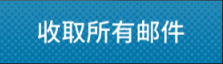
#> input picture maa/test_config/resource/template/Award/Mail/ReceiveMail.png, 223 x 64 px; its folder holds only this picture in this run
$ python ui_element_classify.py ../maa/test_config/resource/template/Award/Mail/ReceiveMail.png
#> lines starting #> are read from the running program, lines starting #| are printed output that depends on the picture
#> in classify, img is the input picture: shape (64, 223, 3); mean B, G, R 180, 137.3, 42.3
### tools/image_recognizer.py
#!/usr/bin/env python3
"""图片识别工具 — 用 MAA 模板图库「认出」任意图片是什么元素。

用法:
    python tools/image_recognizer.py <图片路径> [--top 5] [--min-score 0.5]
    python tools/image_recognizer.py <图片路径> --json

原理:
    ① 建库: 扫描 template/ 全部 png(2147 张), 存 尺寸/灰度缩略/主色/金色占比
    ② 识别: 尺寸先验过滤 → 多尺度 NCC(cv2.matchTemplate) → top-K 相似
    ③ 语义: 认出后告诉你 —— 模板路径(目录即分类) + 被哪些任务用(ROI/动作)

注意:
    - 输入应为「元素图」(ROI 裁剪/模板图), 不是全屏截图(模板库都是小元素)
    - 全屏截图先按 ROI 裁剪再识别 (参考 docs/MAA_UI_LAYOUT.md 的 ROI 表)
"""
from __future__ import annotations
import argparse
import json
import sys
import time
from pathlib import Path

PROJ = Path(__file__).resolve().parent.parent
sys.path.insert(0, str(PROJ))
sys.path.insert(0, str(PROJ / "tools"))

try:
    import cv2
    import numpy as np

    _HAS_CV = True
except Exception:
    cv2 = np = None
    _HAS_CV = False

try:
    from vision_translate import _task_refs
    from task_graph import load_tasks

    _HAS_TASKS = True
except Exception:
    _task_refs = load_tasks = None
    _HAS_TASKS = False

TEMPLATE_DIR = (PROJ / "services" / "maa" / "source" / "resource" / "template")
if not TEMPLATE_DIR.exists():
    TEMPLATE_DIR = (PROJ / "services" / "maa" / "instances" / "1" / "resource" / "template")

_index_cache: list[dict] | None = None
_tasks_cache: dict | None = None


def build_index(verbose: bool = True) -> list[dict]:
    """扫描模板库，每张存: 路径/尺寸/灰度缩略(64x64)/金色占比/主色。"""
    global _index_cache
    if _index_cache is not None:
        return _index_cache
    if not _HAS_CV:
        sys.exit("需要 cv2/numpy: pip install opencv-python-headless numpy")
    entries = []
    files = sorted(TEMPLATE_DIR.rglob("*.png"))
    t0 = time.time()
    for f in files:
        try:
            img = cv2.imread(str(f), cv2.IMREAD_GRAYSCALE)
            if img is None:
                continue
            h, w = img.shape
            small = cv2.resize(img, (64, 64))
            color = cv2.imread(str(f))
            b = color[:, :, 2].astype(int); r = color[:, :, 0].astype(int); g = color[:, :, 1].astype(int)
            gold = float(((b < 110) & (r > 150) & (g > 90)).mean())
            entries.append({
                "path": str(f.relative_to(TEMPLATE_DIR)).replace("\\", "/"),
                "name": f.name,
                "w": w, "h": h,
                "small": small,  # 64x64 灰度
                "gold": gold,
            })
        except Exception:
            continue
    _index_cache = entries
    if verbose:
        print(f"模板库索引: {len(entries)} 张 ({time.time() - t0:.1f}s)", file=sys.stderr)
    return entries


# [6 lines left out: function _ncc, not called in this run]


def recognize(img_path: str, top_k: int = 5, min_score: float = 0.5) -> list[dict]:
    """识别图片：返回 top-K [{name, path, score, gold, refs}]。"""
    if not _HAS_CV:
        sys.exit("需要 cv2/numpy")
    img = cv2.imread(img_path)
    if img is None:
        sys.exit(f"无法读取图片: {img_path}")
    gray = cv2.cvtColor(img, cv2.COLOR_BGR2GRAY)
    ih, iw = gray.shape
    small = cv2.resize(gray, (64, 64))

    index = build_index()
    # ① 尺寸先验: 目标与模板尺寸比 0.5~2.5
    cands = [e for e in index
             if 0.5 <= iw / e["w"] <= 2.5 and 0.5 <= ih / e["h"] <= 2.5]
    # ② 多尺度 NCC: 目标缩放到模板尺寸对比缩略图, 取分数最高尺度
    results = []
    for e in cands:
        best = -1.0
        for scale in (0.8, 0.9, 1.0, 1.1, 1.2):
            tw, th = int(e["w"] * scale), int(e["h"] * scale)
            if tw < 8 or th < 8:
                continue
            r = cv2.resize(gray, (tw, th))
            r = cv2.resize(r, (64, 64))
            s = _ncc(r, e["small"])
            if s > best:
                best = s
        if best >= min_score:
            results.append({"name": e["name"], "path": e["path"],
                            "score": round(best, 3), "gold": e["gold"]})
    results.sort(key=lambda r: -r["score"])
    # ③ 语义: 反向引用任务
    if _HAS_TASKS and _task_refs:
        global _tasks_cache
        if _tasks_cache is None:
            _tasks_cache = load_tasks(None)
        for r in results:
            r["refs"] = _task_refs(_tasks_cache, r["name"])
    return results[:top_k]


# [30 lines left out: functions describe, main, not called in this run]


# [2 lines that do not run on import are left out]

### tools/ui_element_classify.py
#!/usr/bin/env python3
"""UI 元素类型识别 — 判断一个区域里是「按钮/文字/图标/状态标记/空背景」。

回答「MAA 点的那个位置是什么东西」：
    ① 视觉特征规则（可解释，零训练）: 内容密度/边缘密度/金色占比/宽高比/主色数
    ② 模板库先验: image_recognizer 认出最像哪个模板 → 目录即类型标注

用法:
    python tools/ui_element_classify.py <图片路径> [--json]
    python tools/ui_element_classify.py --batch <目录>   # 批量评估 vs 目录先验
"""
from __future__ import annotations
import argparse
import json
import sys
from pathlib import Path

PROJ = Path(__file__).resolve().parent.parent
sys.path.insert(0, str(PROJ))
sys.path.insert(0, str(PROJ / "tools"))

try:
    import cv2
    import numpy as np

    _HAS_CV = True
except Exception:
    cv2 = np = None
    _HAS_CV = False

# 模板目录 → 元素类型先验
_DIR_TYPE = {
    "StartButton": "按钮",
    "UsePrts": "按钮/状态",
    "Award": "按钮",
    "Recruit": "按钮",
    "Battle": "按钮/状态",
    "StageNavigation": "导航元素",
    "items": "物品图标",
    "InfrastPic": "基建元素",
    "UiTheme": "主题图标",
    "Popup": "弹窗",
    "Roguelike": "肉鸽元素",
    "RA": "生息元素",
    "MiniGame": "小游戏元素",
    "Copilot": "作业元素",
    "empty": "空占位",
}


def _features(img: np.ndarray) -> dict:
    """提取可解释视觉特征（模板图带 alpha 通道时按 alpha 区分前景）。"""
    if img.ndim == 3 and img.shape[2] == 4:
        # 透明背景模板图: 前景 = alpha > 0
        alpha = img[:, :, 3] > 0
        bgr = img[:, :, :3]
        gray = cv2.cvtColor(bgr, cv2.COLOR_BGR2GRAY)
        h, w = gray.shape
        density = float(alpha.mean())
        edges = cv2.Canny(gray, 60, 160)
        fg = alpha[edges > 0]
        edge_density = float(fg.mean()) if alpha.any() else 0.0
        sel = alpha.reshape(-1)
        b = bgr[:, :, 2].reshape(-1)[sel].astype(int)
        r = bgr[:, :, 0].reshape(-1)[sel].astype(int)
        g = bgr[:, :, 1].reshape(-1)[sel].astype(int)
        gold = float(((b < 110) & (r > 150) & (g > 90)).mean()) if sel.any() else 0.0
        q = (bgr // 32 * 32).reshape(-1, 3)[sel]
        from collections import Counter
        total = max(1, len(q))
        n_colors = sum(1 for _, c in Counter(map(tuple, q)).items() if c / total > 0.02)
    else:
        gray = cv2.cvtColor(img, cv2.COLOR_BGR2GRAY)
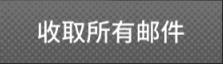
#> gray: shape (64, 223); min 38, max 255, mean 113.8
        h, w = gray.shape
#> h = 64; w = 223
        thr, _ = cv2.threshold(gray, 0, 255, cv2.THRESH_BINARY + cv2.THRESH_OTSU)
#> thr = 161
        density = float((gray > thr).mean())
#> density = 0.101
        edges = cv2.Canny(gray, 60, 160)
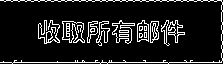
#> edges: shape (64, 223); 11.7% white in thin lines or dots
        edge_density = float((edges > 0).mean())
#> edge_density = 0.117
        b = img[:, :, 2].astype(int); r = img[:, :, 0].astype(int); g = img[:, :, 1].astype(int)
#> after `b = img[:, :, 2].astype(int)`:
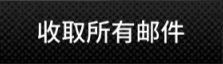
#> b: shape (64, 223) int64; min 0, max 255, mean 42.3
#> after `r = img[:, :, 0].astype(int)`:
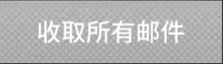
#> r: shape (64, 223) int64; min 42, max 255, mean 180
#> after `g = img[:, :, 1].astype(int)`:
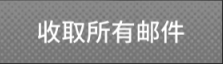
#> g: shape (64, 223) int64; min 39, max 255, mean 137.3
        gold = float(((b < 110) & (r > 150) & (g > 90)).mean())
#> gold = 0.863
        q = (img // 32 * 32).reshape(-1, 3)
        from collections import Counter
        total = len(q)
#> total = 14272
        n_colors = sum(1 for _, c in Counter(map(tuple, q)).items() if c / total > 0.02)
#> n_colors = 4
    return {
        "w": w, "h": h, "aspect": round(w / max(1, h), 2),
        "content_density": round(density, 3),
        "edge_density": round(edge_density, 3),
        "gold_ratio": round(gold, 3),
        "n_colors": n_colors,
    }


def classify_features(f: dict) -> tuple[str, list[str]]:
    """规则引擎: 特征 → 元素类型 + 证据链。"""
    ev = []
    if f["content_density"] < 0.05:
        ev.append(f"内容密度 {f['content_density']} < 0.05 → 近乎空白")
        return "空背景", ev
    if f["gold_ratio"] > 0.30:
        ev.append(f"金色占比 {f['gold_ratio']} > 0.30 → 高亮/激活态")
        return "高亮按钮/激活状态", ev
    if f["aspect"] > 4.0 and f["content_density"] < 0.30:
        ev.append(f"宽高比 {f['aspect']} > 4 且密度 {f['content_density']} 适中 → 长条文字/进度条")
        return "文字条/进度条", ev
    if f["content_density"] > 0.25 and f["edge_density"] > 0.15:
        ev.append(f"密度 {f['content_density']} > 0.25 且边缘 {f['edge_density']} > 0.15 → 有内容有边框")
        return "按钮/图标按钮", ev
    if f["edge_density"] > 0.15:
        ev.append(f"边缘密度 {f['edge_density']} > 0.15 但内容稀疏 → 线条图标/符号")
        return "线条图标/符号", ev
    if f["content_density"] > 0.12:
        ev.append(f"密度 {f['content_density']} 中等 → 图标/符号")
        return "图标/符号", ev
    ev.append(f"密度 {f['content_density']} 低 → 稀疏文字/标记")
    return "稀疏文字/标记", ev


def template_prior(img_path: Path) -> tuple[str, float] | None:
    """模板库先验: 认出最像的模板 → 目录类型。"""
    try:
        from image_recognizer import recognize
        rs = recognize(str(img_path), top_k=1, min_score=0.5)
        if rs:
            r = rs[0]
            for d, t in _DIR_TYPE.items():
                if d in r["path"]:
                    return f"{t}（模板 {r['path']}，相似 {r['score']}）", r["score"]
            return f"其他（模板 {r['path']}，相似 {r['score']}）", r["score"]
    except Exception:
        pass
    return None


def classify(img_path: str) -> dict:
    if not _HAS_CV:
        sys.exit("需要 cv2/numpy")
    img = cv2.imread(img_path, cv2.IMREAD_UNCHANGED)
    if img is None:
        sys.exit(f"无法读取: {img_path}")
    if img.ndim == 2:  # 灰度 PNG
        img = cv2.cvtColor(img, cv2.COLOR_GRAY2BGR)
    f = _features(img)
#> f = {'w': 223, 'h': 64, 'aspect': 3.48, 'content_density': 0.101, 'edge_density': 0.117, 'gold_ratio': 0.863, 'n_colors': 4}
    rule_verdict, evidence = classify_features(f)
#> rule_verdict = '高亮按钮/激活状态'; evidence = ['金色占比 0.863 > 0.30 → 高亮/激活态']
    prior = template_prior(Path(img_path))
#> in recognize, `small = cv2.resize(gray, (64, 64))`:
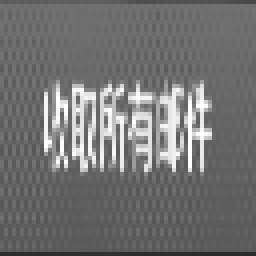
#> small: shape (64, 64) (shown 4 times larger); min 42, max 255, mean 114.7
#> in build_index, `gold = float(((b < 110) & (r > 150) & (g > 90)).mean())`: gold = 0.863
#> after the loop in recognize, `for e in cands:`: results = []
    # 融合: 模板库命中(≥0.7) → 用人工标注的先验; 否则用规则
    final = rule_verdict
    if prior and prior[1] >= 0.7:
        t = prior[0].split("（")[0]
        final = f"{t}（模板先验）"
        evidence = evidence + [f"模板库命中 {prior[1]} → 人工标注类型覆盖规则"]
    return {"path": img_path, "verdict": final, "features": f,
            "evidence": evidence, "prior": prior, "rule_verdict": rule_verdict}


def main() -> None:
    ap = argparse.ArgumentParser(description="UI 元素类型识别")
    ap.add_argument("image", nargs="?", help="图片路径")
    ap.add_argument("--batch", help="批量评估目录（报告 vs 目录先验一致率）")
    ap.add_argument("--json", action="store_true")
    args = ap.parse_args()

    if args.batch:
        from collections import Counter
        files = sorted(Path(args.batch).rglob("*.png"))
        total, ok = 0, 0
        by_dir: Counter = Counter()
        for f in files:
            verdict = classify(str(f))["verdict"]
            d = "unknown"
            for k in _DIR_TYPE:
                if k in str(f):
                    d = k
                    break
            by_dir[d] += 1
            # 粗略一致率: 按钮类目录判出"按钮/高亮"
            is_btn_dir = d in ("StartButton", "UsePrts", "Award", "Recruit")
            is_btn_verdict = "按钮" in verdict or "高亮" in verdict
            total += 1
            if is_btn_dir and is_btn_verdict or not is_btn_dir and not is_btn_verdict:
                ok += 1
        print(f"批量评估 {total} 张: 规则 vs 目录先验一致率 {ok}/{total} = {ok / max(1, total):.0%}")
        print("目录分布:", dict(by_dir))
        return

    r = classify(args.image)
    if args.json:
        print(json.dumps(r, ensure_ascii=False, indent=2))
        return
    print(f"判定: **{r['verdict']}**")
    print("\n特征:", ", ".join(f"{k}={v}" for k, v in r["features"].items()))
    print("\n证据链:")
    for e in r["evidence"]:
        print(f"  - {e}")
    if r["prior"]:
        print(f"\n模板库先验: {r['prior'][0]}")


if __name__ == "__main__":
    main()
#> (the call stopped at in recognize, `_tasks_cache = load_tasks(None)`: task_graph is not available in this run)
